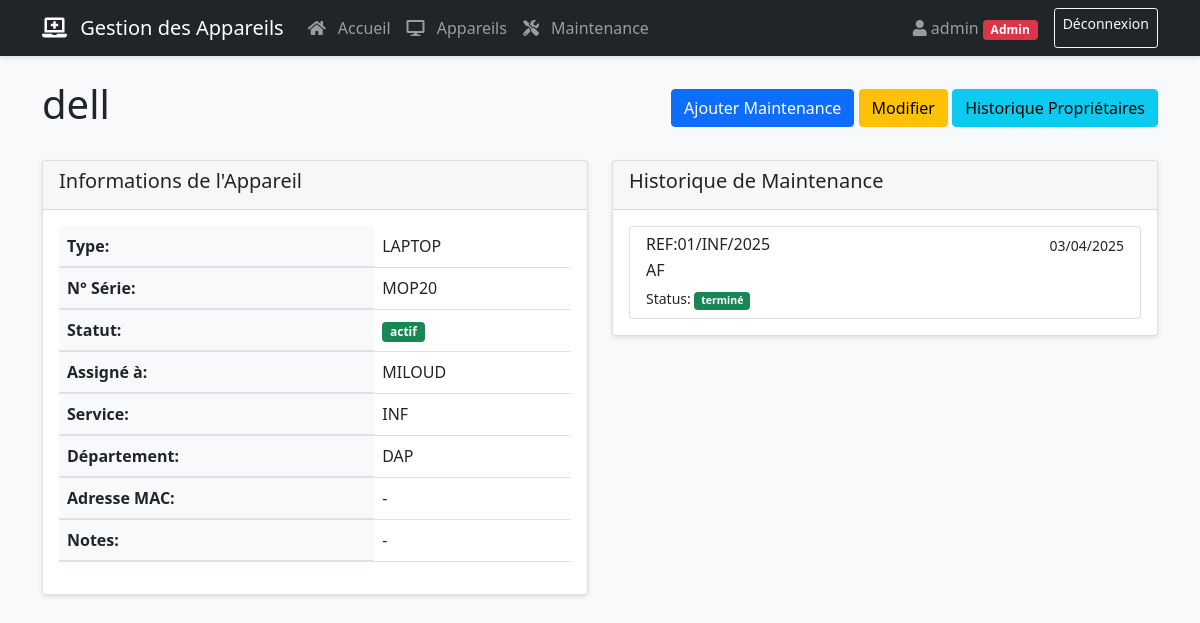
Screenshot of /device/1 (signed in) with the database file from the repository.
### app.py (models this page shows, shortened)
class User(UserMixin, db.Model):
    id = db.Column(db.Integer, primary_key=True)
    username = db.Column(db.String(80), unique=True, nullable=False)
    password = db.Column(db.String(120), nullable=False)
    is_admin = db.Column(db.Boolean, default=False)

class Device(db.Model):
    id = db.Column(db.Integer, primary_key=True)
    name = db.Column(db.String(100), nullable=False)
    type = db.Column(db.String(50), nullable=False)
    serial_number = db.Column(db.String(100), nullable=False, unique=True)
    status = db.Column(db.String(20), default='actif')
    assigned_to = db.Column(db.String(100))
    service = db.Column(db.String(100))
    department = db.Column(db.String(100))
    mac_address = db.Column(db.String(17))
    notes = db.Column(db.Text)
    maintenance_records = db.relationship('MaintenanceRecord', backref='device', lazy=True, cascade="all, delete-orphan")
    ownership_changes = db.relationship('OwnershipChange', backref='device', lazy=True, cascade="all, delete-orphan")

class MaintenanceRecord(db.Model):
    id = db.Column(db.Integer, primary_key=True)
    device_id = db.Column(db.Integer, db.ForeignKey('device.id'), nullable=False)
    reference = db.Column(db.String(20))
    maintenance_date = db.Column(db.Date, nullable=False)
    issue_description = db.Column(db.Text, nullable=False)
    actions_taken = db.Column(db.Text)
    status = db.Column(db.String(20), default='en attente')
    technician = db.Column(db.String(100), nullable=False)
    completion_date = db.Column(db.Date)
    notes = db.Column(db.Text)

### app.py (the view)
@app.route('/device/<int:device_id>')
@login_required
def device_details(device_id):
    device = Device.query.get_or_404(device_id)
    maintenance_records = MaintenanceRecord.query.filter_by(device_id=device_id).order_by(MaintenanceRecord.maintenance_date.desc()).all()
    return render_template('device_details.html', **locals())

### app.py (called while the page is built)
@login_manager.user_loader
def load_user(user_id):
    return User.query.get(int(user_id))

@app.context_processor
def utility_processor():
    from datetime import datetime
    return {
        'now': datetime.now
    }

### templates/device_details.html (shortened to what this page needs)
{% extends "base.html" %}
{% block content %}
<div class="d-flex justify-content-between align-items-center mb-4">
    <h1>{{ device.name }}</h1>
    <div>
        <a href="{{ url_for('add_maintenance', device_id=device.id) }}" class="btn btn-primary">Ajouter Maintenance</a>
        <a href="{{ url_for('edit_device', device_id=device.id) }}" class="btn btn-warning">Modifier</a>
        <a href="{{ url_for('ownership_history', device_id=device.id) }}" class="btn btn-info">Historique Propriétaires</a>
    </div>
</div>
<div class="row">
    <div class="col-md-6">
        <div class="card">
            <div class="card-header">
                <h5>Informations de l'Appareil</h5>
            </div>
            <div class="card-body">
                <table class="table">
                    <tr><th>Type:</th><td>{{ device.type }}</td></tr>
                    <tr><th>N° Série:</th><td>{{ device.serial_number }}</td></tr>
                    <tr><th>Statut:</th><td><span class="badge bg-{{ 'success' if device.status == 'actif' else 'warning' if device.status == 'en maintenance' else 'danger' }}">{{ device.status }}</span></td></tr>
                    <tr><th>Assigné à:</th><td>{{ device.assigned_to or '-' }}</td></tr>
                    <tr><th>Service:</th><td>{{ device.service or '-' }}</td></tr>
                    <tr><th>Département:</th><td>{{ device.department or '-' }}</td></tr>
                    <tr><th>Adresse MAC:</th><td>{{ device.mac_address or '-' }}</td></tr>
                    <tr><th>Notes:</th><td>{{ device.notes or '-' }}</td></tr>
                </table>
            </div>
        </div>
    </div>
    <div class="col-md-6">
        <div class="card">
            <div class="card-header">
                <h5>Historique de Maintenance</h5>
            </div>
            <div class="card-body">
                {% if maintenance_records %}
                    <div class="list-group">
                    {% for record in maintenance_records %}
                        <div class="list-group-item">
                            <div class="d-flex justify-content-between">
                                <h6 class="mb-1">{{ record.reference }}</h6>
                                <small>{{ record.maintenance_date.strftime('%d/%m/%Y') }}</small>
                            </div>
                            <p class="mb-1">{{ record.issue_description }}</p>
                            <small>
                                Status:
                                <span class="badge bg-{{ 'success' if record.status == 'terminé' else 'warning' if record.status == 'en cours' else 'secondary' }}">
                                    {{ record.status }}
                                </span>
                            </small>
                        </div>
                    {% endfor %}
                    </div>
                {% else %}
                    <p>Aucun historique de maintenance</p>
                {% endif %}
            </div>
        </div>
    </div>
</div>
{% endblock %}

### templates/base.html (shortened to what this page needs)
<!DOCTYPE html>
<html lang="fr">
<head>
    <link href="https://cdn.jsdelivr.net/npm/bootstrap@5.1.3/dist/css/bootstrap.min.css" rel="stylesheet">
    <link rel="stylesheet" href="{{ url_for('static', filename='css/style.css') }}">
    <link rel="stylesheet" href="https://cdnjs.cloudflare.com/ajax/libs/font-awesome/5.15.4/css/all.min.css">
</head>
<body>
    <nav class="navbar navbar-expand-lg navbar-dark bg-dark sticky-top">
        <div class="container">
            <a class="navbar-brand" href="{{ url_for('index') }}">
                <i class="fas fa-laptop-medical"></i> Gestion des Appareils
            </a>
            <div class="collapse navbar-collapse" id="navbarNav">
                <ul class="navbar-nav me-auto">
                    <li class="nav-item">
                        <a class="nav-link {{ 'active' if request.endpoint == 'index' }}" href="{{ url_for('index') }}">
                            <i class="fas fa-home"></i> Accueil
                        </a>
                    </li>
                    <li class="nav-item">
                        <a class="nav-link {{ 'active' if request.endpoint == 'devices' }}" href="{{ url_for('devices') }}">
                            <i class="fas fa-desktop"></i> Appareils
                        </a>
                    </li>
                    <li class="nav-item">
                        <a class="nav-link {{ 'active' if request.endpoint == 'maintenance' }}" href="{{ url_for('maintenance') }}">
                            <i class="fas fa-tools"></i> Maintenance
                        </a>
                    </li>
                </ul>
                <div class="d-flex">
                    {% if current_user.is_authenticated %}
                        <span class="navbar-text me-3">
                            <i class="fas fa-user"></i>
                            {{ current_user.username }}
                            {% if current_user.is_admin %}
                                <span class="badge bg-danger">Admin</span>
                            {% endif %}
                        </span>
                        <a href="{{ url_for('logout') }}" class="btn btn-outline-light btn-sm">Déconnexion</a>
                    {% else %}
                        <a href="{{ url_for('login') }}" class="btn btn-outline-light btn-sm">Connexion</a>
                    {% endif %}
                </div>
            </div>
        </div>
    </nav>
    <div class="container mt-4">
        {% block content %}{% endblock %}
    </div>
</body>
</html>

### static/css/style.css (style rules this page uses)
body { background-color: #f8f9fa; }
.card { margin-bottom: 20px; box-shadow: 0 2px 4px rgba(0,0,0,0.1); transition: all 0.3s; }
.btn { transition: all 0.3s; }
.table tbody tr { transition: all 0.2s; }
.navbar { box-shadow: 0 2px 4px rgba(0,0,0,0.1); }
.navbar-brand i, .nav-link i { margin-right: 0.5rem; }
.table th { background-color: #f8f9fa; border-bottom: 2px solid #dee2e6; }

### rows the page displays
User: username "admin"
Device: name "dell", type "LAPTOP", serial_number "MOP20", status "actif", assigned_to "MILOUD", service "INF", department "DAP", mac_address "-", notes "-"
MaintenanceRecord: reference "REF:01/INF/2025", maintenance_date "03/04/2025", issue_description "AF", status "terminé"
